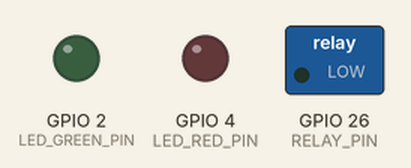
The sketch below on a simulated ESP32. Parts: switched loads named in the sketch (green lamp = pin HIGH), output pins drawn as LEDs (lit = HIGH). WiFi joins after 1.5 s; servers stay silent unless stated; network time is answered at once with the bench clock; uploads are accepted with an empty reply; the local clock reads 2024-03-15 10:24:30 at power-on unless the sketch sets it; what the sketch prints to the serial monitor is not drawn.

Above: at 0.0 s.
At 0.6 s:
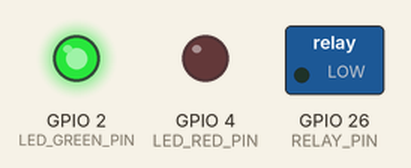
At 2.6 s:
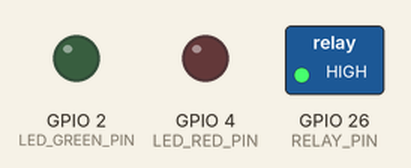
At 3.3 s:
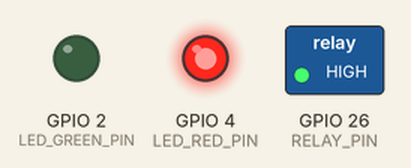
Timing chart, 0 to 4.8 s (numbered marks = the images above):
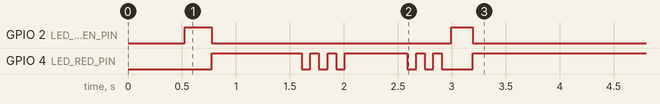

The sketch:

stopkontak.ino
```cpp
/*
 * ═══════════════════════════════════════════════════════════════════════════
 * STOP KONTAK OTOMATIS — ESP32 DevKit V1 Firmware
 * ═══════════════════════════════════════════════════════════════════════════
 * Board  : ESP32 DevKit V1 / DOIT ESP32 DevKit
 * IDE    : Arduino IDE (≥ 2.x)
 *
 * Libraries yang dibutuhkan (install via Library Manager):
 *   - ArduinoJson    (byjernoe-Michel Beacco, v6.x)
 *   - NTPClient      (by Fabrice Weinberg)
 *
 * Wiring:
 *   ESP32 GPIO 26  →  IN  Relay Module
 *   ESP32 3.3V     →  VCC Relay Module (atau 5V tergantung modul)
 *   ESP32 GND      →  GND Relay Module
 *   GPIO 2         →  LED Hijau (ON saat relay aktif)
 *   GPIO 4         →  LED Merah (ON saat relay mati)
 * ═══════════════════════════════════════════════════════════════════════════
 */

#include <WiFi.h>
#include <HTTPClient.h>
#include <ArduinoJson.h>
#include <NTPClient.h>
#include <WiFiUdp.h>

// ══════════════════════════════════════════════════════════════════
//  KONFIGURASI — SESUAIKAN BAGIAN INI
// ══════════════════════════════════════════════════════════════════
const char* WIFI_SSID      = "Employees";       // SSID WiFi
const char* WIFI_PASSWORD  = "###HorizonU"  ;   // Password WiFi

// URL server XAMPP (gunakan IP lokal, bukan localhost!)
// Contoh: "http://192.168.1.10/stopgo"
const char* API_BASE_URL   = "http://10.61.4.248/stopgo";

// Device key yang didapat dari dashboard web
const char* DEVICE_KEY     = "ESP32-DAPUR-003";

// Pin GPIO
const int RELAY_PIN        = 26;    // Pin relay (Active LOW atau Active HIGH)
const int LED_GREEN_PIN    = 2;
const int LED_RED_PIN      = 4;
const bool RELAY_ACTIVE_LOW = true; // true = relay aktif saat LOW (umum untuk modul relay)
const bool RELAY_BOOT_TEST  = true;
const int  RELAY_BOOT_TEST_MS = 250;

// Interval
const int HEARTBEAT_INTERVAL = 5000;   // ms — interval polling ke server
const int WIFI_TIMEOUT       = 15000;  // ms — timeout koneksi WiFi
// ══════════════════════════════════════════════════════════════════

// NTP (sinkronisasi waktu)
WiFiUDP ntpUDP;
NTPClient timeClient(ntpUDP, "pool.ntp.org", 7 * 3600, 60000); // UTC+7 WIB

// State
bool  relayState      = false;
bool  wifiConnected   = false;
unsigned long lastHeartbeat = 0;
int   failCount       = 0;

// Build full API URL
String apiUrl(const String& path) {
  return String(API_BASE_URL) + path;
}

void setStatusLeds(bool relayOn) {
  digitalWrite(LED_GREEN_PIN, relayOn ? HIGH : LOW);
  digitalWrite(LED_RED_PIN, relayOn ? LOW : HIGH);
}

// ─────────────────────────────────────────────────────────────────
// SETUP
// ─────────────────────────────────────────────────────────────────
void setup() {
  Serial.begin(115200);
  delay(500);

  Serial.println("\n╔══════════════════════════════════════╗");
  Serial.println("║  Stop Kontak Otomatis — ESP32 v1.0  ║");
  Serial.println("╚══════════════════════════════════════╝");

  // Init GPIO
  pinMode(RELAY_PIN, OUTPUT);
  pinMode(LED_GREEN_PIN, OUTPUT);
  pinMode(LED_RED_PIN, OUTPUT);
  setRelay(false); // mulai OFF
  if (RELAY_BOOT_TEST) {
    Serial.println("[RELAY] Self-test");
    setRelay(true);
    delay(RELAY_BOOT_TEST_MS);
    setRelay(false);
    delay(RELAY_BOOT_TEST_MS);
  }

  // Connect WiFi
  connectWiFi();

  // Start NTP
  if (wifiConnected) {
    timeClient.begin();
    timeClient.update();
    Serial.println("[NTP] Waktu: " + timeClient.getFormattedTime());
  }
}

// ─────────────────────────────────────────────────────────────────
// LOOP
// ─────────────────────────────────────────────────────────────────
void loop() {
  // Reconnect WiFi jika terputus
  if (WiFi.status() != WL_CONNECTED) {
    wifiConnected = false;
    blinkLedFast(); // indikasi masalah
    connectWiFi();
    return;
  }

  // Update NTP setiap 60 detik (dilakukan oleh library otomatis)
  timeClient.update();

  // Kirim heartbeat sesuai interval
  if (millis() - lastHeartbeat >= HEARTBEAT_INTERVAL) {
    lastHeartbeat = millis();
    sendHeartbeat();
  }

  delay(100);
}

// ─────────────────────────────────────────────────────────────────
// FUNGSI: Kirim Heartbeat ke Server
// ─────────────────────────────────────────────────────────────────
void sendHeartbeat() {
  HTTPClient http;
  String url = apiUrl("/api/esp32/heartbeat");

  // Buat JSON body
  StaticJsonDocument<256> doc;
  doc["device_key"]    = DEVICE_KEY;
  doc["relay_status"]  = relayState ? 1 : 0;
  doc["uptime_sec"]    = millis() / 1000;
  doc["ntp_time"]      = timeClient.getFormattedTime();
  doc["rssi"]          = WiFi.RSSI();

  String body;
  serializeJson(doc, body);

  http.begin(url);
  http.addHeader("Content-Type", "application/json");
  http.setTimeout(4000);

  int httpCode = http.POST(body);

  if (httpCode == HTTP_CODE_OK) {
    String payload = http.getString();
    failCount = 0;

    // Parse response
    StaticJsonDocument<512> resp;
    DeserializationError err = deserializeJson(resp, payload);

    if (!err) {
      int newRelayCommand = resp["data"]["relay_command"] | (relayState ? 1 : 0);
      bool newState = (newRelayCommand == 1);

      if (newState != relayState) {
        Serial.printf("[HEARTBEAT] Perintah relay: %s\n", newState ? "ON" : "OFF");
        setRelay(newState);
      } else {
        Serial.printf("[HEARTBEAT] ✓ OK — Relay: %s — Waktu server: %s\n",
          relayState ? "ON" : "OFF",
          resp["data"]["server_time"].as<const char*>());
      }
    }
  } else {
    failCount++;
    Serial.printf("[HEARTBEAT] ✗ Gagal HTTP %d (coba ke-%d)\n", httpCode, failCount);

    // Setelah 5 gagal berturut, coba reconnect WiFi
    if (failCount >= 5) {
      Serial.println("[WIFI] Terlalu banyak gagal, reconnect...");
      WiFi.disconnect();
      delay(1000);
      connectWiFi();
      failCount = 0;
    }
  }

  http.end();
}

// ─────────────────────────────────────────────────────────────────
// FUNGSI: Set Relay
// ─────────────────────────────────────────────────────────────────
void setRelay(bool state) {
  relayState = state;

  if (RELAY_ACTIVE_LOW) {
    // Relay aktif LOW: ON = output LOW, OFF = output HIGH
    digitalWrite(RELAY_PIN, state ? LOW : HIGH);
  } else {
    // Relay aktif HIGH: ON = output HIGH, OFF = output LOW
    digitalWrite(RELAY_PIN, state ? HIGH : LOW);
  }

  setStatusLeds(state);

  Serial.printf("[RELAY] → %s (GPIO%d = %s)\n",
    state ? "ON" : "OFF",
    RELAY_PIN,
    (RELAY_ACTIVE_LOW ? !state : state) ? "HIGH" : "LOW");
}

// ─────────────────────────────────────────────────────────────────
// FUNGSI: Koneksi WiFi
// ─────────────────────────────────────────────────────────────────
void connectWiFi() {
  Serial.printf("[WiFi] Menghubungkan ke '%s'", WIFI_SSID);
  WiFi.mode(WIFI_STA);
  WiFi.begin(WIFI_SSID, WIFI_PASSWORD);

  unsigned long start = millis();
  int dots = 0;

  while (WiFi.status() != WL_CONNECTED) {
    if (millis() - start > WIFI_TIMEOUT) {
      Serial.println("\n[WiFi] ✗ Timeout! Coba lagi dalam 10 detik...");
      delay(10000);
      return;
    }
    delay(500);
    Serial.print(".");
    if (++dots % 20 == 0) Serial.println();
    blinkLedFast();
  }

  wifiConnected = true;
  Serial.println("\n[WiFi] ✓ Terhubung!");
  Serial.printf("[WiFi] IP Address : %s\n", WiFi.localIP().toString().c_str());
  Serial.printf("[WiFi] RSSI       : %d dBm\n", WiFi.RSSI());
  Serial.printf("[WiFi] MAC        : %s\n", WiFi.macAddress().c_str());

  bool greenBefore = digitalRead(LED_GREEN_PIN);
  bool redBefore = digitalRead(LED_RED_PIN);
  digitalWrite(LED_GREEN_PIN, HIGH);
  digitalWrite(LED_RED_PIN, LOW);
  delay(200);
  digitalWrite(LED_GREEN_PIN, greenBefore ? HIGH : LOW);
  digitalWrite(LED_RED_PIN, redBefore ? HIGH : LOW);
}

// ─────────────────────────────────────────────────────────────────
// FUNGSI: Kedip LED Cepat (indikasi masalah)
// ─────────────────────────────────────────────────────────────────
void blinkLedFast() {
  bool greenBefore = digitalRead(LED_GREEN_PIN);
  bool redBefore = digitalRead(LED_RED_PIN);
  for (int i = 0; i < 3; i++) {
    digitalWrite(LED_RED_PIN, HIGH); delay(80);
    digitalWrite(LED_RED_PIN, LOW);  delay(80);
  }
  digitalWrite(LED_GREEN_PIN, greenBefore ? HIGH : LOW);
  digitalWrite(LED_RED_PIN, redBefore ? HIGH : LOW);
}
```
